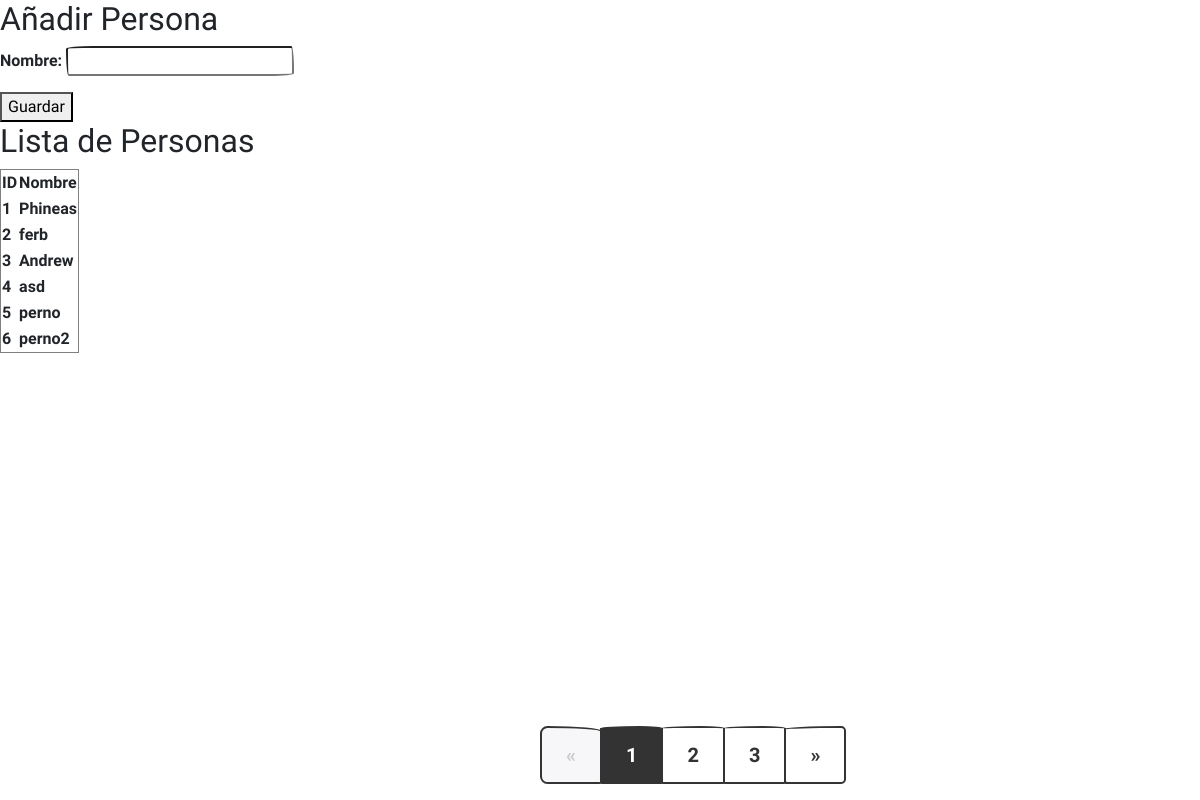
The page / on the database its author committed.
### tareos/models.py (models this page shows, shortened)
class Persona(models.Model):
    persona_id = models.AutoField(primary_key=True)
    nombre = models.CharField(max_length=50)

### tareos/views.py (the view)
# urls.py: path('', persona_crud, name='persona_crud'),
def persona_crud(request):
    personas = Persona.objects.all()
    if request.method == 'POST':
        form = PersonaForm(request.POST)
        if form.is_valid():
            form.save()
            return redirect('persona_crud')
    else:
        form = PersonaForm()
    return render(request, 'persona_crud.html', {'personas': personas, 'form': form})

### tareos/forms.py
class PersonaForm(forms.ModelForm):
    class Meta:
        model = Persona
        fields = ['nombre']

### tareos/templates/persona_crud.html (shortened to what this page needs)
{% extends 'base.html' %}
{% block content %}
    <h2>Añadir Persona</h2>
    <form method="post" action="">
        {{ form.as_p }}
        <button type="submit">Guardar</button>
    </form>
    <h2>Lista de Personas</h2>
    <table border="1">
        <thead>
            <tr>
                <th>ID</th>
                <th>Nombre</th>
            </tr>
        </thead>
        <tbody>
            {% for persona in personas %}
                <tr>
                    <td>{{ persona.persona_id }}</td>
                    <td>{{ persona.nombre }}</td>
                </tr>
            {% endfor %}
        </tbody>
    </table>
{% endblock %}

### tareos/templates/base.html (shortened to what this page needs)
<!DOCTYPE html>
<html lang="en">
<head>
    <link rel="stylesheet" href="https://bootswatch.com/5/sketchy/bootstrap.min.css">
</head>
<body class="d-flex flex-column">
    <div class="content-wrapper">
        {% block content %}{% endblock %}
    </div>
    <footer class="bg-light">
        <ul class="pagination pagination-lg">
            <li class="page-item disabled">
                <a class="page-link" href="#">&laquo;</a>
            </li>
            <li class="page-item active">
                <a class="page-link" href="{% url 'persona_crud' %}">1</a>
            </li>
            <li class="page-item">
                <a class="page-link" href="{% url 'persona_desempeno_crud' %}">2</a>
            </li>
            <li class="page-item">
                <a class="page-link" href="{% url 'desempeno_crud' %}">3</a>
            </li>
            <li class="page-item">
                <a class="page-link" href="#">&raquo;</a>
            </li>
        </ul>
    </footer>
</body>
</html>

### tareos/templates/base.html (style rules this page uses)
body { min-height: 100vh; }
footer { text-align: center; padding-left: 45%; margin-top: auto; }

### rows shown on the page
Persona: persona_id "1", nombre "Phineas"
Persona: persona_id "2", nombre "ferb"
Persona: persona_id "3", nombre "Andrew"
Persona: persona_id "4", nombre "asd"
Persona: persona_id "5", nombre "perno"
Persona: persona_id "6", nombre "perno2"
